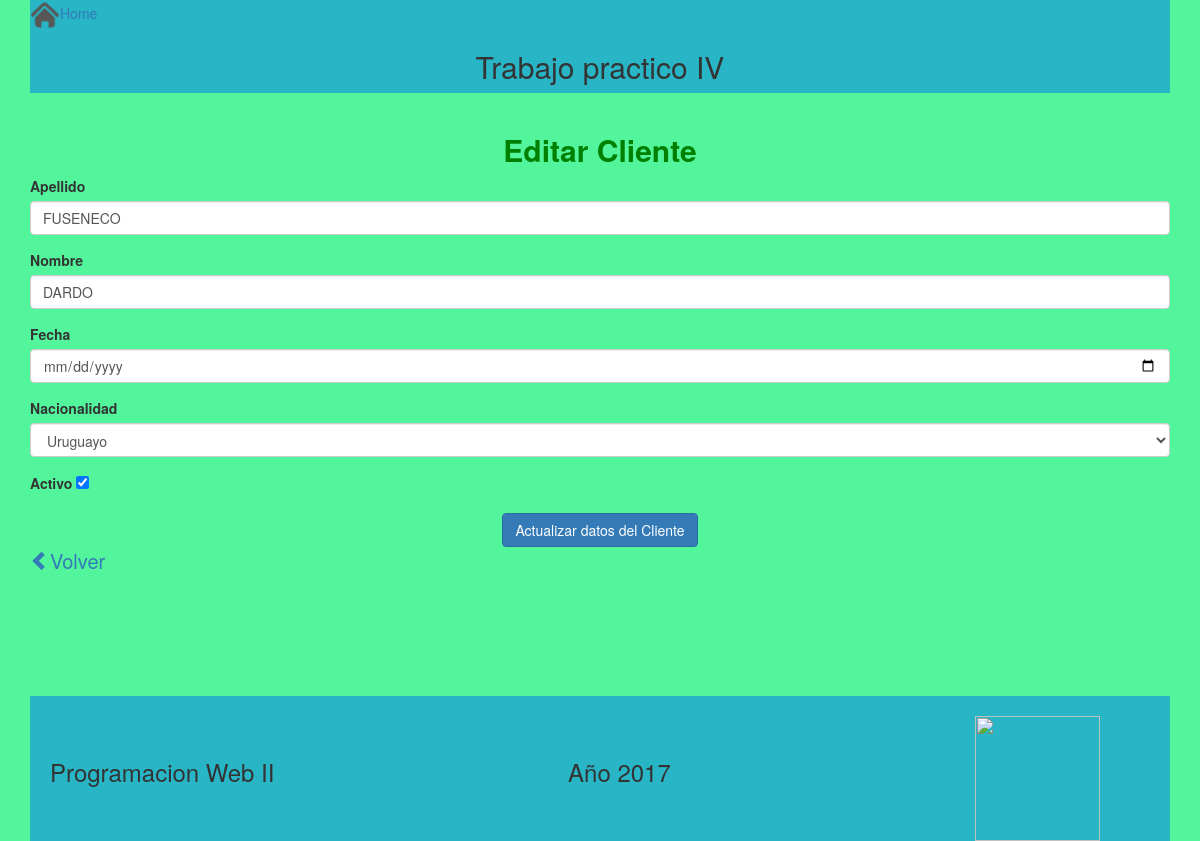
The page /ProcesarFormularioEditar.php?id=2 (signed in) on the database its author committed.
### tables this page shows
CREATE TABLE `clientes` (
  `id` int(10) UNSIGNED NOT NULL,
  `apellido` varchar(100) NOT NULL,
  `nombre` varchar(100) NOT NULL,
  `edad` int(10) UNSIGNED NOT NULL,
  `fecha_nacimiento` date NOT NULL,
  `nacionalidad` varchar(25) DEFAULT NULL,
  `activo` int(11) NOT NULL
);

### ProcesarFormularioEditar.php (called while the page is built, shortened)
<?php
    require_once 'formularioPersona.php';
    require_once 'ClienteLogica.php';
    $miFormulario=new formularioPersona();
    require 'modificarVista.php';

### formularioPersona.php (called while the page is built, shortened)
<?php
    Class formularioPersona extends FormStub{
     public function __construct() {
            $this->nacionalidades=[ 1 => "Argentino",2 => "Chileno",3 => "Peruano",4 => "Uruguayo",5 =>"Paraguayo",
                6 => "Venezolano",7 => "Ecuatoriano",8 => "Otro"];
     }
     public function tieneError($campo) {
          return !empty($this->errores[$campo]);
      }
}

### ClienteModel.php (called while the page is built, shortened)
<?php
Class ClienteModel{
    private $pdo;
    public function __construct() {
        try{
            $this->pdo=new PDO('mysql:host=localhost;dbname=clientes_db', 'root', '');
            $this->pdo->setAttribute(PDO::ATTR_ERRMODE, PDO::ERRMODE_EXCEPTION);
        } catch (Exception $ex) {
            $ex->getMessage();
        }
    }
  public function Obtener($id){
      try{
          $stm= $this->pdo->prepare("SELECT * FROM clientes WHERE clientes.id=?");
          $stm->execute(array($id));
          $r = $stm->fetch(PDO::FETCH_OBJ);
          $cli=new Cliente();
          $cli->__set('id',$r->id);
          $cli->__set('apellido',$r->apellido);
          $cli->__set('nombre',$r->nombre);
          $cli->__set('edad',$r->edad);
          $cli->__set('nacionalidad',$r->nacionalidad);
          $cli->__set('activo',$r->activo);
          return $cli;
      } catch (Exception $ex) {
          die($ex->getMessage());
      }
  }
}

### ClienteLogica.php (called while the page is built, shortened)
<?php
require_once 'Cliente.php';
require_once 'ClienteModel.php';
$modelo=new ClienteModel();

### Cliente.php (called while the page is built, shortened)
<?php
class Cliente{
    public function __get($clave){
        return $this->$clave;
    }
    public function __set($clave,$valor){
        return $this->$clave=$valor;
    }
 }

### modificarVista.php (the view, shortened to what this page needs)
<?php
require_once 'ClienteLogica.php';
require 'cabecera.php';
$idCliente='';
if(isset($_GET['id'])){
    $idCliente=$_GET['id'];
}
$cliente=$modelo->Obtener($idCliente);
?>
<center><h2 style="color: green"><b>Editar Cliente</b></h2></center>
<form  method="post" action="ProcesarFormularioEditar.php">
    <?php $tiene_error=$miFormulario->tieneError('apellido')? "has-error" : "";?>
    <div class="form-group <?php echo $tiene_error;?>">
        <label class="control-label" for="ape">Apellido</label>
        <input type="text" class="form-control" name="apellido" id="ape" value="<?php echo $cliente->apellido?>"/>
    </div>
    <?php $tiene_error=$miFormulario->tieneError('nombre')? "has-error" : "";?>
    <div class="form-group <?php echo $tiene_error;?>">
        <label  class="control-label" for="nom">Nombre</label>
        <input type="text" class="form-control" name="nombre" id="nom" value="<?php echo $cliente->nombre?>"/>
    </div>
    <div class="form-group">
        <label class="control-label" for="fec">Fecha</label>
        <input type="date" class="form-control" name="fecha" id="fec" value="<?php echo  $cliente->fechaNac ;?>"/>
    </div>
    <div class="form-group">
        <label class="control-label" for="nac">Nacionalidad</label>
        <select class="form-control" name="nacionalidad" id="nac">
                <?php foreach ($miFormulario->nacionalidades as $key => $item){
                    if($cliente->nacionalidad==$item){
                        echo "<option selected>".$item."</option>";
                    }
                }?>
        </select>
    </div>
    <div class="form-group">
        <label class="control-label" for="act">Activo</label>
        <input type="checkbox"  name="activo" id="act" <?php if($cliente->activo==1){echo "checked";}else{echo "";}  ?>/>
    </div>
    <center><button type="submit" class="btn btn-primary center">Actualizar datos del Cliente</button></center>
    <a href="index.php" style="display: inline;font-size: 20px;"><span class="glyphicon glyphicon-chevron-left"></span>Volver</a>
</form>
<?php require 'pie.php' ?>

### rows shown on the page
clientes: apellido "FUSENECO", nombre "DARDO", nacionalidad "Uruguayo", activo "☑"
